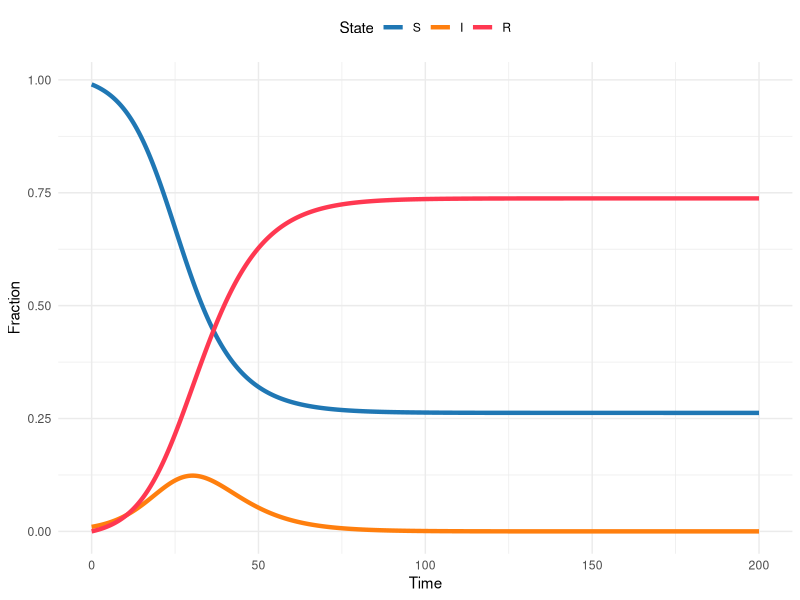
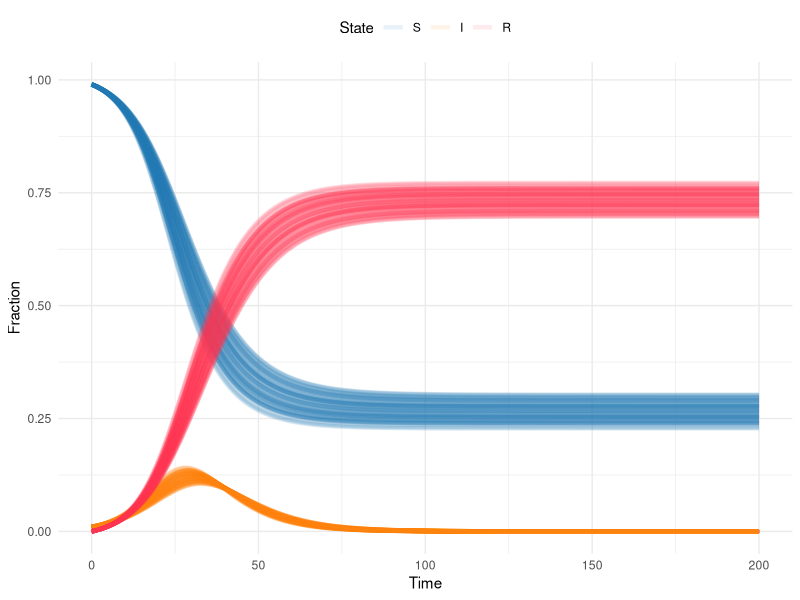
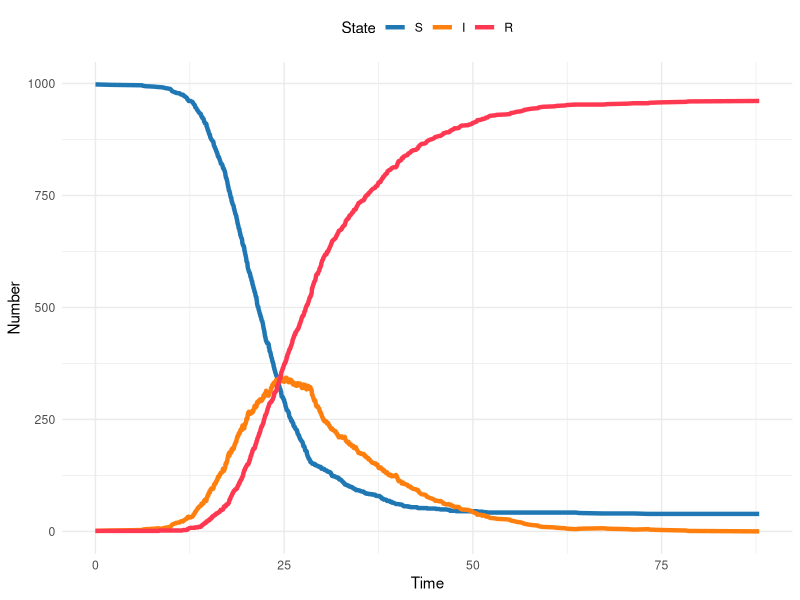
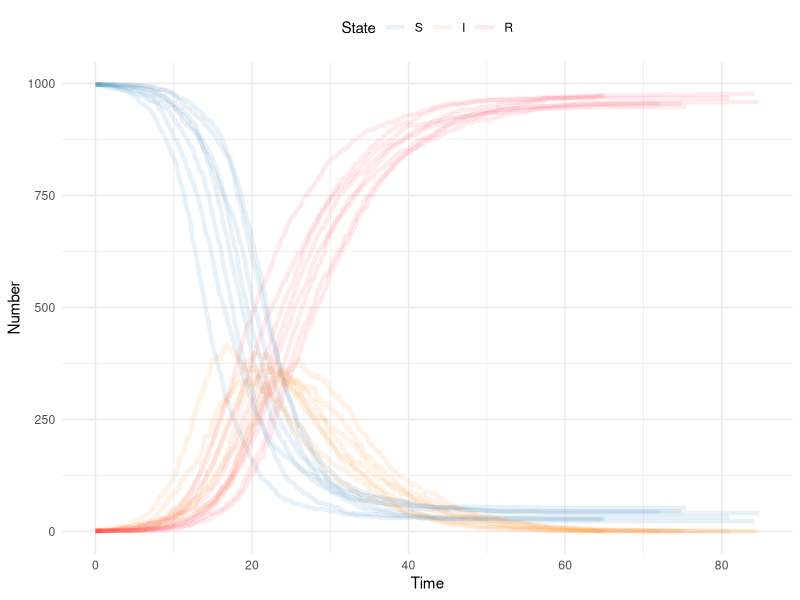
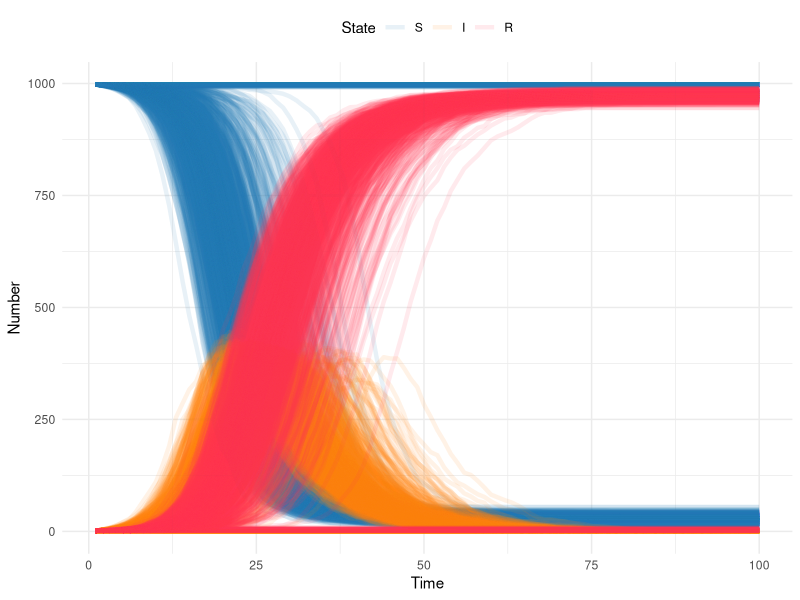
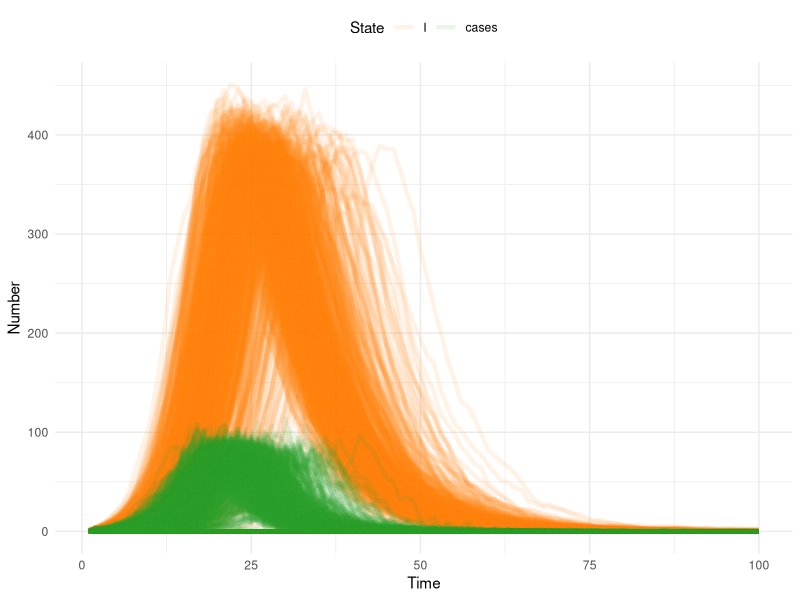
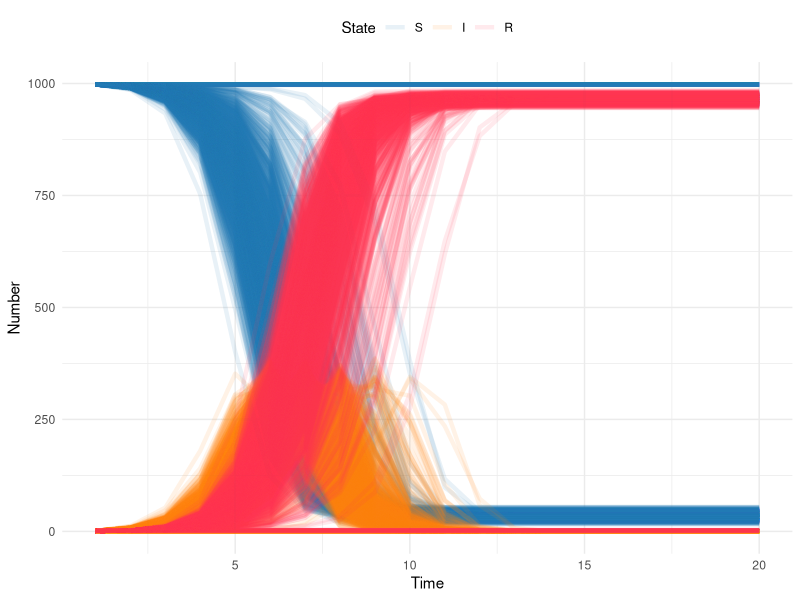

Reproduce these figures in R, in order.
## ---- chunk 1
library(here)
library(rio)
library(deSolve)
library(tidyverse)
## ---- chunk 2
theme_set(theme_minimal())
## ---- chunk 3
sir_model <- function(time, state, params, ...) {
  transmission <- params["transmission"]
  recovery <- 1 / params["duration"]

  S <- state["S"]
  I <- state["I"]
  R <- state["R"]

  dSdt <- -transmission * S * I
  dIdt <- (transmission * S * I) - (recovery * I)
  dRdt <- recovery * I

  return(list(c(dSdt, dIdt, dRdt)))
}
## ---- chunk 4
sir_params <- c(transmission = 0.3, duration = 6)
sir_init_states <- c(S = 0.99, I = 0.01, R = 0)
sim_times <- seq(0, 200, by = 0.1)

sir_sol <- deSolve::ode(
  y = sir_init_states,
  times = sim_times,
  func = sir_model,
  parms = sir_params
)
## ---- chunk 5
#| out-width: 100%
#| column: body

# Turn the output from the ODE solver into a tibble (dataframe)
# so we can manipulate and plot it easily
sir_sol_df <- as_tibble(sir_sol) %>%
  # Convert all columns to numeric (they are currently type
  # deSolve so will produce warnings when plotting etc)
  mutate(
    # Rather than repeatedly type the same function for every
    # column, use the across() function to apply the function
    # to a selection of columns
    across(
      # The cols argument takes a selection of columns to apply
      # a function to. Here, we want to apply the as.numeric()
      # function to all columns, so we use the function
      # everything() to select all columns.
      .cols = everything(),
      .fns = as.numeric
    )
  ) %>%
  # Convert the dataframe from wide to long format, so we have a
  # column for the time, a column for the state, and a column
  # for the proportion of the population in that state at that
  # time
  pivot_longer(
    # Don't pivot the time column
    cols = -time,
    names_to = "state",
    values_to = "proportion"
  ) %>%
  # Update the state column to be a factor, so the plot will
  # show the states in the correct order
  mutate(state = factor(state, levels = c("S", "I", "R")))

sir_colors <- c(S = "#1f77b4", I = "#ff7f0e", R = "#FF3851")

ggplot(sir_sol_df, aes(x = time, y = proportion, color = state)) +
  geom_line(linewidth = 1.5) +
  scale_color_manual(values = sir_colors) +
  labs(
    x = "Time",
    y = "Fraction",
    color = "State"
  ) +
  theme(legend.position = "top")
## ---- chunk 6
num_iterations <- 100 # the number of times we want to do this.
# This is a matter of choice and computational capacity
# (this model is small and quick, but that won't always be the case)

# since we're going to do this num_iterations times we need a place
# to store the results

for (iter in 1:num_iterations) {
  sir_params <- c(transmission = runif(1, .283, .317), duration = 6) 
  # each time take a random draw of the transmission rate from the
  # confidence interval
  sir_init_states <- c(S = 0.99, I = 0.01, R = 0)
  sim_times <- seq(0, 200, by = 0.1)

  sir_sol <- deSolve::ode(
    y = sir_init_states,
    times = sim_times,
    func = sir_model,
    parms = sir_params
  )
  sir_sol = data.frame(sir_sol)
  sir_sol$iteration = iter # mark this as the iter iteration of the loop
  # if this is the first iteration, create a place to store the output
  # if it's the second or higher, append the output to the storage
  if (iter == 1) {
    sir_sol_storage <- sir_sol
  }
  if (iter > 1) {
    sir_sol_storage <- rbind(sir_sol_storage, sir_sol)
  }
}
## ---- chunk 7
# Turn the output from the ODE solver into a tibble (dataframe)
# so we can manipulate and plot it easily
sir_sol_df <- as_tibble(sir_sol_storage) %>%
  # Convert all columns to numeric (they are currently type deSolve
  # so will produce warnings when plotting etc)
  mutate(
    # Rather than repeatedly type the same function for every column,
    # use the across() function to apply the function to a selection
    # of columns
    across(
      # The cols argument takes a selection of columns to apply
      # a function to. Here, we want to apply the as.numeric()
      # function to all columns, so we use the function
      # everything() to select all columns.
      .cols = everything(),
      .fns = as.numeric
    )
  ) %>%
  # Convert the dataframe from wide to long format, so we have a
  # column for the time, a column for the state, and a column
  # for the proportion of the population in that state at that
  # time
  pivot_longer(
    # Don't pivot the time column
    cols = -c(time, iteration),
    names_to = "state",
    values_to = "proportion"
  ) %>%
  # Update the state column to be a factor, so the plot will
  # show the states in the correct order
  mutate(state = factor(state, levels = c("S", "I", "R")))

sir_colors <- c(S = "#1f77b4", I = "#ff7f0e", R = "#FF3851")

ggplot(
  sir_sol_df,
  aes(
    x = time,
    y = proportion,
    color = state,
    group = interaction(iteration, state)
  )
) +
  geom_line(linewidth = 1.5, alpha = .1) +
  scale_color_manual(values = sir_colors) +
  labs(
    x = "Time",
    y = "Fraction",
    color = "State"
  ) +
  theme(legend.position = "top")
## ---- chunk 8
###############################################################################
# Parameters and initial conditions                                            #
###############################################################################

S <- 998 # number susceptible
I <- 1 # number infected
R <- 1 # number recovered
time <- 0

beta <- .5 # transmission rate
gamma <- 1 / 7 # recovery rate
## ---- chunk 9
###############################################################################
# Gillespie Step                                                              #
###############################################################################
gil_step <- function(SIR, beta, gamma) {
  # SIR is a vector containing 4 elements
  #   S = scalar number of susceptibles now
  #   I = scalar number of infecteds now
  #   R = scalar number of recovereds now
  #   time = current time
  # beta = transmission rate
  # gamma = recovery rate

  times <- rexp(
    2, # draw two random exponential variables
    c(
      beta * SIR[1] * SIR[2] / sum(SIR[1:3]), 
      # the first is the rate of new infections: S*Beta*I/N
      SIR[2] * gamma
    )
  ) # the second is the rate of new recoveries: I*gamma

  return(list(
    change_state = which.min(times), 
    # which.min identifies which of the two random variables is smallest,
    # and thus the first to happen: this is the transition that we'll make
    time_step = min(times)
  )) 
  # this identifies how much time elapsed before the transition occurred,
  # so we can increment time forward
}
## ---- chunk 10
###############################################################################
# Simulate over time                                                          #
###############################################################################
counter <- 0 # set counter at 0
while (all(I > 0)) {
  # continue until I is depleted
  counter <- counter + 1 
  # counter for number of transitions: we don't know how many transitions
  # will happen until the simulation is over
  #
  sir_tmp <- c(S[counter], I[counter], R[counter], time[counter]) #current SIR states
  step <- gil_step(sir_tmp, beta, gamma)
  if (step$change_state == 1) {
    # if transition is an infection, reduce S and increase I
    sir_tmp[1] <- sir_tmp[1] - 1
    sir_tmp[2] <- sir_tmp[2] + 1
  }
  if (step$change_state == 2) {
    # if transition is an recovery, reduce I and increase R
    sir_tmp[2] <- sir_tmp[2] - 1
    sir_tmp[3] <- sir_tmp[3] + 1
  }
  sir_tmp[4] <- sir_tmp[4] + step$time_step # increment time

  # Append changes
  S <- c(S, sir_tmp[1])
  I <- c(I, sir_tmp[2])
  R <- c(R, sir_tmp[3])
  time <- c(time, sir_tmp[4])

  # cat(S[counter],\"-\",I[counter],\"-\",R[counter],\"-\",time[counter], \".\\n\")
  # this prints the output as it goes
}
## ---- chunk 11
#| out-width: 100%
#| column: body

# Reuse the plotting code from above

# Turn the output from gil_step() into a tibble (dataframe)
# so we can manipulate and plot it easily
gil_df <- tibble(time, S, I, R) %>% # put elements in a data frame
  # Convert all columns to numeric (they are currently type
  # deSolve so will produce warnings when plotting etc)
  mutate(
    # Rather than repeatedly type the same function for every
    # column, use the across() function to apply the function
    # to a selection of columns
    across(
      # The cols argument takes a selection of columns to apply
      # a function to. Here, we want to apply the as.numeric()
      # function to all columns, so we use the function
      # everything() to select all columns.
      .cols = everything(),
      .fns = as.numeric
    )
  ) %>%
  # Convert the dataframe from wide to long format, so we have a
  # column for the time, a column for the state, and a column
  # for the proportion of the population in that state at that
  # time
  pivot_longer(
    # Don't pivot the time column
    cols = -c(time),
    names_to = "state",
    values_to = "number"
  ) %>%
  # Update the state column to be a factor, so the plot will
  # show the states in the correct order
  mutate(state = factor(state, levels = c("S", "I", "R")))

sir_colors <- c(S = "#1f77b4", I = "#ff7f0e", R = "#FF3851")

ggplot(gil_df, aes(x = time, y = number, color = state)) +
  geom_line(linewidth = 1.5) +
  scale_color_manual(values = sir_colors) +
  labs(
    x = "Time",
    y = "Number",
    color = "State"
  ) +
  theme(legend.position = "top")
## ---- chunk 12
###############################################################################
# Simulate over time                                                          #
num_iterations <- 10 # number of realizations to simulate

for (iter in 1:num_iterations) {
  ###############################################################################
  # Parameters and initial conditions                                            #
  ###############################################################################

  S <- 998 # number susceptible
  I <- 1 # number infected
  R <- 1 # number recovered
  time <- 0
  iteration = iter #initialize iteration counter

  beta <- .5 # transmission rate
  gamma <- 1 / 7 # recovery rate

  ###############################################################################
  # Simulate over time                                                          #
  ###############################################################################
  counter <- 0 # set counter at 0
  while (all(I > 0)) {
    # continue until I is depleted
    counter <- counter + 1 
    # counter for number of transitions: we don't know how many transitions
    # will happen until the simulation is over
    
    sir_tmp <- c(S[counter], I[counter], R[counter], time[counter]) 
    # current SIR states
    step <- gil_step(sir_tmp, beta, gamma)
    if (step$change_state == 1) {
      # if transition is an infection, reduce S and increase I
      sir_tmp[1] <- sir_tmp[1] - 1
      sir_tmp[2] <- sir_tmp[2] + 1
    }
    if (step$change_state == 2) {
      # if transition is an recovery, reduce I and increase R
      sir_tmp[2] <- sir_tmp[2] - 1
      sir_tmp[3] <- sir_tmp[3] + 1
    }
    sir_tmp[4] <- sir_tmp[4] + step$time_step # increment time

    #Append changes
    S <- c(S, sir_tmp[1])
    I <- c(I, sir_tmp[2])
    R <- c(R, sir_tmp[3])
    time <- c(time, sir_tmp[4])
    iteration <- c(iteration, iter)

    # cat(S[counter],\"-\",I[counter],\"-\",R[counter],\"-\",time[counter], \".\\n\")
    # this prints the output as it goes
  }
  if (iter == 1) {
    sir_gil_storage = tibble(S, I, R, time, iteration)
  }
  if (iter > 1) {
    sir_gil_storage = bind_rows(
      sir_gil_storage,
      tibble(S, I, R, time, iteration)
    )
  }
}
## ---- chunk 13
# Reuse the plotting code from above

# Turn the output from gil_step() into a tibble (dataframe)
# so we can manipulate and plot it easily
gil_df <- sir_gil_storage %>% # put elements in a data frame
  # Convert all columns to numeric (they are currently type
  # deSolve so will produce warnings when plotting etc)
  mutate(
    # Rather than repeatedly type the same function for every
    # column, use the across() function to apply the function
    # to a selection of columns
    across(
      # The cols argument takes a selection of columns to apply
      # a function to. Here, we want to apply the as.numeric()
      # function to all columns, so we use the function
      # everything() to select all columns.
      .cols = everything(),
      .fns = as.numeric
    )
  ) %>%
  # Convert the dataframe from wide to long format, so we have a
  # column for the time, a column for the state, and a column
  # for the proportion of the population in that state at that
  # time
  pivot_longer(
    # Don't pivot the time column
    cols = -c(time, iteration),
    names_to = "state",
    values_to = "number"
  ) %>%
  # Update the state column to be a factor, so the plot will
  # show the states in the correct order
  mutate(state = factor(state, levels = c("S", "I", "R")))

sir_colors <- c(S = "#1f77b4", I = "#ff7f0e", R = "#FF3851")

ggplot(
  gil_df,
  aes(
    x = time,
    y = number,
    color = state,
    group = interaction(iteration, state)
  )
) +
  geom_line(linewidth = 1.5, alpha = .1) +
  scale_color_manual(values = sir_colors) +
  labs(
    x = "Time",
    y = "Number",
    color = "State"
  ) +
  theme(legend.position = "top")
## ---- chunk 14
###############################################################################
# Parameters and initial conditions                                           #
###############################################################################

S <- 998 # number susceptible
I <- 1 # number infected
R <- 1 # number recovered
time <- 0

beta <- .5 # transmission rate
gamma <- 1 / 7 # recovery rate
## ---- chunk 15
###############################################################################
# Tau Leaping Single time step                                                            #
###############################################################################
tau_sir_step <- function(sims, S, I, R, beta, gamma, delta_t, ...) {
  # adapted from Aaron King's code
  # sims = number of simulations
  # S = initial susceptible population
  # I = initial infected population
  # R = initial recovered population
  # beta = transmission rate
  # gamma = recovery rate

  N <- S + I + R # total population size
  dSI <- rpois(n = sims, beta * S * (I / N) * delta_t) 
  # new incident infections
  dIR <- rpois(n = sims, gamma * I * delta_t) # recoveries
  # note that this can be done with a binomial step as well
  # dSI <- rbinom(n=sims,size=S,prob=1-exp(-beta*(I/N)*delta_t))  
  # new incident infections
  # dIR <- rbinom(n=sims,size=I,prob=1-exp(-gamma*delta_t))       
  # recoveries

  # since it is possible for the transitions to drive the states negative,
  # we have to prevent that
  S <- pmax(S - dSI, 0) # change in S
  I <- pmax(I + dSI - dIR, 0) # change in I
  R <- R + dIR # change in R
  cbind(S, I, R, dSI) 
  # note that dSI are the new incident infections
}
## ---- chunk 16
###############################################################################
# set up and storage for states                                               #
###############################################################################
max_time <- 100 
# time to simulate over. With Tau Leaping the random draws scale with time
# not with population size, so this is much more efficient than Gillespie
# for large populations
sims <- 1000 
# number of simulations: notice that we can do WAY more now

s_mat <- matrix(S, 1, sims) # storage item for S for all simulations
i_mat <- matrix(I, 1, sims) # storage item for I for all simulations
r_mat <- matrix(R, 1, sims) # storage item for R for all simulations
new_cases <- matrix(0, 1, sims) 
# storage item for new cases (i.e. incidence) for all simulations
n_mat <- S + I + R # storage item for N for all simulations
## ---- chunk 17
###############################################################################
# run over a time from 2 to T                                               #
###############################################################################
#
for (time_step in 2:max_time) {
  # loop over time, time_step is the index

  out <- tau_sir_step(
    sims,
    s_mat[time_step - 1, ],
    i_mat[time_step - 1, ],
    r_mat[time_step - 1, ],
    beta,
    gamma,
    delta_t = 1
  ) # call to SIR step function above

  s_mat <- rbind(s_mat, out[, 1]) # update state
  i_mat <- rbind(i_mat, out[, 2]) # update state
  r_mat <- rbind(r_mat, out[, 3]) # update state
  n_mat <- rbind(n_mat, out[, 1] + out[, 2] + out[, 3]) 
  # update state -- note population size isn't changing, but this could be
  # updated with births/deaths
  new_cases <- rbind(new_cases, out[, 4]) # update state
}
## ---- chunk 18
#| out-width: 100%
#| column: body

###############################################################################
# plotting                                                                   #
###############################################################################
# put output in a data frame
tau_df <- tibble(
  S = array(s_mat),
  I = array(i_mat),
  R = array(r_mat),
  N = array(n_mat),
  cases = array(new_cases),
  time = rep(1:max_time, sims),
  iteration = rep(1:sims, each = max_time)
)

tau_df <- tau_df %>%
  pivot_longer(
    # Don't pivot the time column
    cols = -c(time, iteration),
    names_to = "state",
    values_to = "number"
  ) %>%
  mutate(state = factor(state, levels = c("S", "I", "R", "N", "cases")))

sir_colors <- c(S = "#1f77b4", I = "#ff7f0e", R = "#FF3851", cases = "#2ca02c") # fix this color

tau_df %>%
  mutate(iteration = as.factor(iteration)) %>%
  filter(state %in% c("S", "I", "R")) %>%
  ggplot(aes(
    x = time,
    y = number,
    group = interaction(iteration, state),
    color = state
  )) +
  geom_line(linewidth = 1.5, alpha = .1) +
  scale_color_manual(values = sir_colors) +
  labs(
    x = "Time",
    y = "Number",
    color = "State"
  ) +
  theme(legend.position = "top")
## ---- chunk 19
#| out-width: 100%
#| column: body
###############################################################################
# plotting                                                                   #
###############################################################################
# put output in a data frame
tau_df <- tibble(
  S = array(s_mat),
  I = array(i_mat),
  R = array(r_mat),
  N = array(n_mat),
  cases = array(new_cases),
  time = rep(1:max_time, sims),
  iteration = rep(1:sims, each = max_time)
)

tau_df <- tau_df %>%
  pivot_longer(
    # Don't pivot the time column
    cols = -c(time, iteration),
    names_to = "state",
    values_to = "number"
  ) %>%
  mutate(state = factor(state, levels = c("S", "I", "R", "N", "cases")))

sir_colors <- c(S = "#1f77b4", I = "#ff7f0e", R = "#FF3851", cases = "#2ca02c") # fix this color

tau_df %>%
  mutate(iteration = as.factor(iteration)) %>%
  filter(state %in% c("I", "cases")) %>%
  ggplot(aes(
    x = time,
    y = number,
    group = interaction(iteration, state),
    color = state
  )) +
  geom_line(linewidth = 1.5, alpha = .1) +
  scale_color_manual(values = sir_colors) +
  labs(
    x = "Time",
    y = "Number",
    color = "State"
  ) +
  theme(legend.position = "top")
## ---- chunk 20
###############################################################################
# Parameters and initial conditions                                           #
###############################################################################
S <- 998 # number susceptible
I <- 1 # number infected
R <- 1 # number recovered
time <- 0

beta <- 3.5 # transmission rate -- note the change in value
## ---- chunk 21
###############################################################################
# Single time step                                                            #
###############################################################################
chain_binomial_step <- function(sims, S, I, R, beta, ...) {
  # S = initial susceptible population
  # I = initial infected population
  # R = initial recovered population
  # beta is transmission rate

  N <- S + I + R # total population size
  new_i <- rbinom(n = sims, pmax(S, 0), 1 - exp(-beta * pmax(I, 0) / N)) 
  # this is the only stochastic step; only do draw if I >0
  new_s <- S - new_i 
  # this step is now deterministic, because everyone from the past time
  # step recovers
  new_r <- R + I

  cbind(new_s, new_i, new_r)
}
## ---- chunk 22
###############################################################################
# Run over many steps                                                         #
###############################################################################

max_time <- 20 
# note here that the time step is one infectious generation time,
# so 7 days from gamma above
sims <- 1000

s_mat <- matrix(S, 1, sims) # storage item for S for all simulations
i_mat <- matrix(I, 1, sims) # storage item for I for all simulations
r_mat <- matrix(R, 1, sims) # storage item for R for all simulations
n_mat <- S + I + R

for (time_step in 2:max_time) {
  out <- chain_binomial_step(sims, s_mat[time_step - 1, ], 
                             i_mat[time_step - 1, ], 
                             r_mat[time_step - 1, ], beta)
  s_mat <- rbind(s_mat, out[, 1]) # update state
  i_mat <- rbind(i_mat, out[, 2]) # update state
  r_mat <- rbind(r_mat, out[, 3]) # update state
  n_mat <- rbind(n_mat, out[, 1] + out[, 2] + out[, 3]) 
  # update state -- note population size isn't changing, but this could be
  # updated with births/deaths
}
## ---- chunk 23
#| echo: true
#| message: false
#| out-width: 100%
#| column: body

# put output in a data frame
bin_df <- tibble(
  S = array(s_mat),
  I = array(i_mat),
  R = array(r_mat),
  N = array(matrix(n_mat)),
  time = rep(1:max_time, sims),
  iteration = rep(1:sims, each = max_time)
)

bin_df = bin_df %>%
  pivot_longer(
    # Don't pivot the time column
    cols = -c(time, iteration),
    names_to = "state",
    values_to = "number"
  ) %>%
  mutate(state = factor(state, levels = c("S", "I", "R", "N")))

sir_colors <- c(S = "#1f77b4", I = "#ff7f0e", R = "#FF3851") # fix this color

# NOT CURRENTLY WORKING
# NOT PLOTTING AS INDIVIDUAL LINES

bin_df %>%
  mutate(iteration = as.factor(iteration)) %>%
  filter(state %in% c("S", "I", "R")) %>%
  ggplot(aes(
    x = time,
    y = number,
    group = interaction(iteration, state),
    color = state
  )) +
  geom_line(linewidth = 1.5, alpha = .1) +
  scale_color_manual(values = sir_colors) +
  labs(
    x = "Time",
    y = "Number",
    color = "State"
  ) +
  theme(legend.position = "top")
